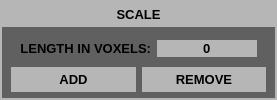
            <widget class="QWidget" name="widScalePanel" native="true">
             <property name="sizePolicy">
              <sizepolicy hsizetype="Preferred" vsizetype="Maximum">
               <horstretch>0</horstretch>
               <verstretch>0</verstretch>
              </sizepolicy>
             </property>
             <property name="styleSheet">
              <string notr="true">background-color: rgb(182, 182, 182);
</string>
             </property>
             <layout class="QVBoxLayout" name="verticalLayout_22">
              <property name="spacing">
               <number>0</number>
              </property>
              <property name="leftMargin">
               <number>2</number>
              </property>
              <property name="topMargin">
               <number>2</number>
              </property>
              <property name="rightMargin">
               <number>2</number>
              </property>
              <property name="bottomMargin">
               <number>2</number>
              </property>
              <item>
               <widget class="QLabel" name="lblScale">
                <property name="sizePolicy">
                 <sizepolicy hsizetype="Preferred" vsizetype="Maximum">
                  <horstretch>0</horstretch>
                  <verstretch>0</verstretch>
                 </sizepolicy>
                </property>
                <property name="minimumSize">
                 <size>
                  <width>0</width>
                  <height>25</height>
                 </size>
                </property>
                <property name="font">
                 <font>
                  <family>MS Shell Dlg 2</family>
                  <pointsize>10</pointsize>
                  <weight>75</weight>
                  <italic>false</italic>
                  <bold>true</bold>
                 </font>
                </property>
                <property name="styleSheet">
                 <string notr="true">background-color: rgb(182, 182, 182);
</string>
                </property>
                <property name="text">
                 <string>SCALE</string>
                </property>
                <property name="alignment">
                 <set>Qt::AlignCenter</set>
                </property>
               </widget>
              </item>
              <item>
               <widget class="QWidget" name="widScaleButtonGroup" native="true">
                <property name="layoutDirection">
                 <enum>Qt::LeftToRight</enum>
                </property>
                <property name="styleSheet">
                 <string notr="true">background-color: rgb(96, 96, 96);</string>
                </property>
                <layout class="QGridLayout" name="gridLayout_6">
                 <property name="topMargin">
                  <number>0</number>
                 </property>
                 <property name="bottomMargin">
                  <number>6</number>
                 </property>
                 <item row="0" column="0" rowspan="2" colspan="2">
                  <widget class="QWidget" name="widget_6" native="true">
                   <layout class="QHBoxLayout" name="horizontalLayout_17">
                    <property name="bottomMargin">
                     <number>0</number>
                    </property>
                    <item>
                     <widget class="QLabel" name="lblScaleLength">
                      <property name="maximumSize">
                       <size>
                        <width>200</width>
                        <height>16777215</height>
                       </size>
                      </property>
                      <property name="font">
                       <font>
                        <pointsize>10</pointsize>
                        <weight>75</weight>
                        <bold>true</bold>
                       </font>
                      </property>
                      <property name="text">
                       <string>LENGTH IN VOXELS:</string>
                      </property>
                      <property name="scaledContents">
                       <bool>false</bool>
                      </property>
                      <property name="alignment">
                       <set>Qt::AlignRight|Qt::AlignTrailing|Qt::AlignVCenter</set>
                      </property>
                     </widget>
                    </item>
                    <item>
                     <widget class="QLineEdit" name="edtScaleLength">
                      <property name="maximumSize">
                       <size>
                        <width>100</width>
                        <height>16777215</height>
                       </size>
                      </property>
                      <property name="font">
                       <font>
                        <pointsize>10</pointsize>
                        <weight>75</weight>
                        <bold>true</bold>
                       </font>
                      </property>
                      <property name="styleSheet">
                       <string notr="true">background-color: rgb(182, 182, 182);
</string>
                      </property>
                      <property name="text">
                       <string>0</string>
                      </property>
                      <property name="frame">
                       <bool>false</bool>
                      </property>
                      <property name="alignment">
                       <set>Qt::AlignCenter</set>
                      </property>
                      <property name="readOnly">
                       <bool>false</bool>
                      </property>
                     </widget>
                    </item>
                   </layout>
                  </widget>
                 </item>
                 <item row="2" column="1">
                  <widget class="QPushButton" name="btnScaleLineRemove">
                   <property name="minimumSize">
                    <size>
                     <width>0</width>
                     <height>25</height>
                    </size>
                   </property>
                   <property name="maximumSize">
                    <size>
                     <width>150</width>
                     <height>16777215</height>
                    </size>
                   </property>
                   <property name="font">
                    <font>
                     <pointsize>10</pointsize>
                     <weight>75</weight>
                     <bold>true</bold>
                    </font>
                   </property>
                   <property name="styleSheet">
                    <string notr="true">QPushButton{
color: rgb(0, 0, 0);
background-color: rgb(182, 182, 182);
border:none;
}
QPushButton:hover{
color: rgb(0, 0, 0);
background-color: rgb(200, 200, 200);
border:none;
}
QPushButton:pressed{
color: rgb(0, 0, 0);
background-color: rgb(210, 210, 210);
border:none;
}
QPushButton:disabled {
color: rgb(96, 96, 96);
background-color: rgb(200, 200, 200);
border:none;
}</string>
                   </property>
                   <property name="text">
                    <string>REMOVE</string>
                   </property>
                  </widget>
                 </item>
                 <item row="2" column="0">
                  <widget class="QPushButton" name="btnScaleLineAdd">
                   <property name="minimumSize">
                    <size>
                     <width>0</width>
                     <height>25</height>
                    </size>
                   </property>
                   <property name="maximumSize">
                    <size>
                     <width>150</width>
                     <height>16777215</height>
                    </size>
                   </property>
                   <property name="font">
                    <font>
                     <pointsize>10</pointsize>
                     <weight>75</weight>
                     <bold>true</bold>
                    </font>
                   </property>
                   <property name="styleSheet">
                    <string notr="true">QPushButton{
color: rgb(0, 0, 0);
background-color: rgb(182, 182, 182);
border:none;
}
QPushButton:hover{
color: rgb(0, 0, 0);
background-color: rgb(200, 200, 200);
border:none;
}
QPushButton:pressed{
color: rgb(0, 0, 0);
background-color: rgb(210, 210, 210);
border:none;
}
QPushButton:disabled {
color: rgb(96, 96, 96);
background-color: rgb(200, 200, 200);
border:none;
}</string>
                   </property>
                   <property name="text">
                    <string>ADD</string>
                   </property>
                  </widget>
                 </item>
                </layout>
               </widget>
              </item>
             </layout>
            </widget>
